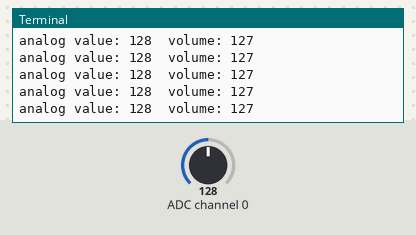
This program was run on a simulated Raspberry Pi (header pin numbers). On the bench: the last lines printed to the terminal. The test bench sets the inputs (shaded band); at power-on: ADC channel 0 = 128 (analog values on the 0–255 scale). Library files of the repository ran but are not shown: ADC0832.py.

Above: at 1.2 s.
1.3 s: ADC channel 0 set to 178
At 1.43 s:
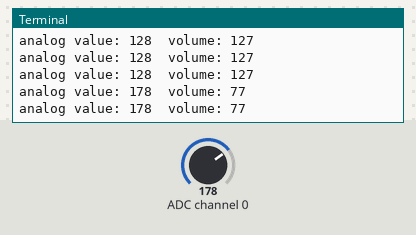
2.8 s: ADC channel 0 set to 224
At 2.85 s:
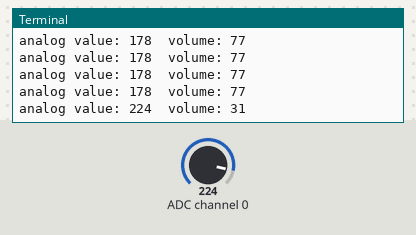
Timing chart, 0 to 5.8 s (numbered marks = the images above; inputs shaded):
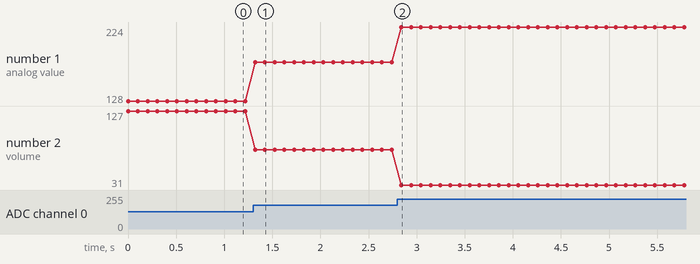

The program:

33_mic.py
```python
#!/usr/bin/env python
import ADC0832
import time

def init():
	ADC0832.setup()

def loop():
	while True:
		res = ADC0832.getResult()
		volume = 255 - res
		print 'analog value: %03d  volume: %d' %(res, volume)
		time.sleep(0.1)

if __name__ == '__main__':
	init()
	try:
		loop()
	except KeyboardInterrupt:
		ADC0832.destroy()
		print 'The end !'
```

Measured:
- after the input at 1.3 s, the terminal: prints a new line at once (image 1)
- after the input at 2.8 s, the terminal: prints a new line at once (image 2)
- plotted number 1: 128 → 178 after the input at 1.3 s, 178 → 224 after the input at 2.8 s
- plotted number 2: 127 → 77 after the input at 1.3 s, 77 → 31 after the input at 2.8 s
